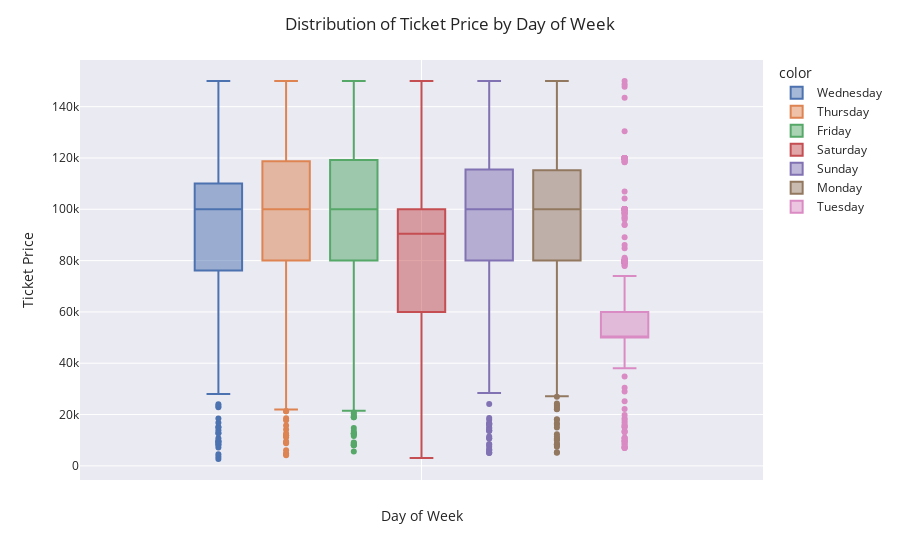

The code cell stored with this chart in its notebook:
### Code cell
tuesdays = data[data.index.dayofweek == 1]

# lets see if tuesdays have special discounts 
fig = px.box(data,
             y='ticket_price',
             color=data.index.day_name(),
             hover_data = ['cinema_code',data.index.month,'num_films'])

fig.update_layout(title='Distribution of Ticket Price by Day of Week',
             xaxis_title = 'Day of Week',
             yaxis_title='Ticket Price')

fig.show()

### Figure 1 — Plotly figure (JSON) as saved in the notebook; plotly's stock layout.template omitted (floating-point values rounded to 4 significant figures; data arrays with more than 128 entries replaced by an {"elided": "..."} marker saying what was removed)
{"data": [{"alignmentgroup": "True", "customdata": {"elided": "952x3 mixed values"}, "hovertemplate": "color=Wednesday<br>ticket_price=%{y}<br>cinema_code=%{customdata[0]}<br>hover_data_1=%{customdata[1]}<br>num_films=%{customdata[2]}<extra></extra>", "legendgroup": "Wednesday", "marker": {"color": "rgb(76,114,176)"}, "name": "Wednesday", "notched": false, "offsetgroup": "Wednesday", "orientation": "v", "showlegend": true, "type": "box", "x0": " ", "xaxis": "x", "y": {"elided": "952 float values"}, "y0": " ", "yaxis": "y"}, {"alignmentgroup": "True", "customdata": {"elided": "952x3 mixed values"}, "hovertemplate": "color=Thursday<br>ticket_price=%{y}<br>cinema_code=%{customdata[0]}<br>hover_data_1=%{customdata[1]}<br>num_films=%{customdata[2]}<extra></extra>", "legendgroup": "Thursday", "marker": {"color": "rgb(221,132,82)"}, "name": "Thursday", "notched": false, "offsetgroup": "Thursday", "orientation": "v", "showlegend": true, "type": "box", "x0": " ", "xaxis": "x", "y": {"elided": "952 float values"}, "y0": " ", "yaxis": "y"}, {"alignmentgroup": "True", "customdata": {"elided": "952x3 mixed values"}, "hovertemplate": "color=Friday<br>ticket_price=%{y}<br>cinema_code=%{customdata[0]}<br>hover_data_1=%{customdata[1]}<br>num_films=%{customdata[2]}<extra></extra>", "legendgroup": "Friday", "marker": {"color": "rgb(85,168,104)"}, "name": "Friday", "notched": false, "offsetgroup": "Friday", "orientation": "v", "showlegend": true, "type": "box", "x0": " ", "xaxis": "x", "y": {"elided": "952 float values"}, "y0": " ", "yaxis": "y"}, {"alignmentgroup": "True", "customdata": {"elided": "952x3 mixed values"}, "hovertemplate": "color=Saturday<br>ticket_price=%{y}<br>cinema_code=%{customdata[0]}<br>hover_data_1=%{customdata[1]}<br>num_films=%{customdata[2]}<extra></extra>", "legendgroup": "Saturday", "marker": {"color": "rgb(196,78,82)"}, "name": "Saturday", "notched": false, "offsetgroup": "Saturday", "orientation": "v", "showlegend": true, "type": "box", "x0": " ", "xaxis": "x", "y": {"elided": "952 float values"}, "y0": " ", "yaxis": "y"}, {"alignmentgroup": "True", "customdata": {"elided": "952x3 mixed values"}, "hovertemplate": "color=Sunday<br>ticket_price=%{y}<br>cinema_code=%{customdata[0]}<br>hover_data_1=%{customdata[1]}<br>num_films=%{customdata[2]}<extra></extra>", "legendgroup": "Sunday", "marker": {"color": "rgb(129,114,179)"}, "name": "Sunday", "notched": false, "offsetgroup": "Sunday", "orientation": "v", "showlegend": true, "type": "box", "x0": " ", "xaxis": "x", "y": {"elided": "952 float values"}, "y0": " ", "yaxis": "y"}, {"alignmentgroup": "True", "customdata": {"elided": "924x3 mixed values"}, "hovertemplate": "color=Monday<br>ticket_price=%{y}<br>cinema_code=%{customdata[0]}<br>hover_data_1=%{customdata[1]}<br>num_films=%{customdata[2]}<extra></extra>", "legendgroup": "Monday", "marker": {"color": "rgb(147,120,96)"}, "name": "Monday", "notched": false, "offsetgroup": "Monday", "orientation": "v", "showlegend": true, "type": "box", "x0": " ", "xaxis": "x", "y": {"elided": "924 float values"}, "y0": " ", "yaxis": "y"}, {"alignmentgroup": "True", "customdata": {"elided": "924x3 mixed values"}, "hovertemplate": "color=Tuesday<br>ticket_price=%{y}<br>cinema_code=%{customdata[0]}<br>hover_data_1=%{customdata[1]}<br>num_films=%{customdata[2]}<extra></extra>", "legendgroup": "Tuesday", "marker": {"color": "rgb(218,139,195)"}, "name": "Tuesday", "notched": false, "offsetgroup": "Tuesday", "orientation": "v", "showlegend": true, "type": "box", "x0": " ", "xaxis": "x", "y": {"elided": "924 float values"}, "y0": " ", "yaxis": "y"}], "layout": {"boxmode": "group", "legend": {"title": {"text": "color"}, "tracegroupgap": 0}, "margin": {"t": 60}, "title": {"text": "Distribution of Ticket Price by Day of Week"}, "xaxis": {"anchor": "y", "domain": [0, 1], "title": {"text": "Day of Week"}}, "yaxis": {"anchor": "x", "domain": [0, 1], "title": {"text": "Ticket Price"}}}}
